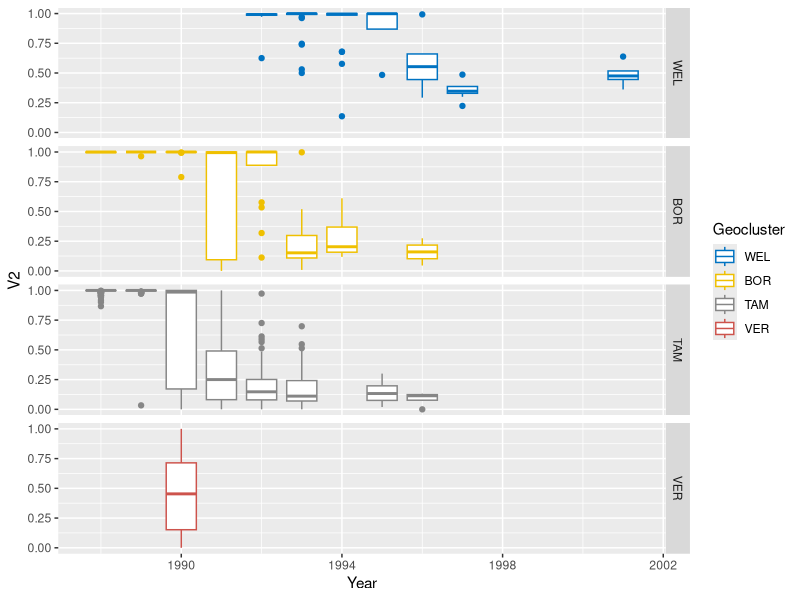
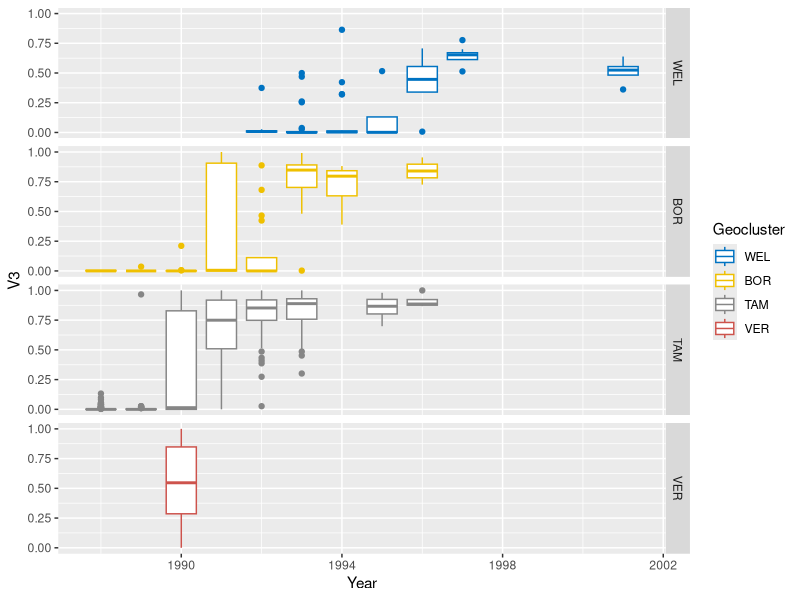
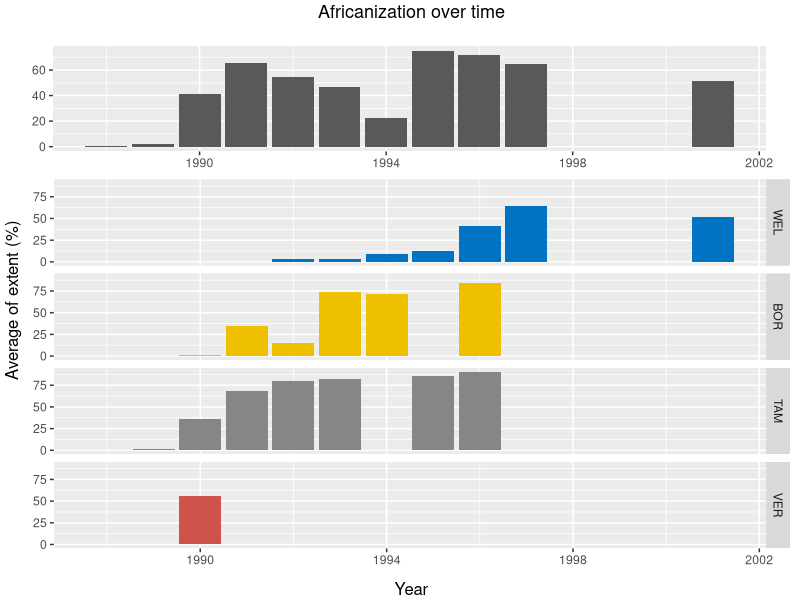
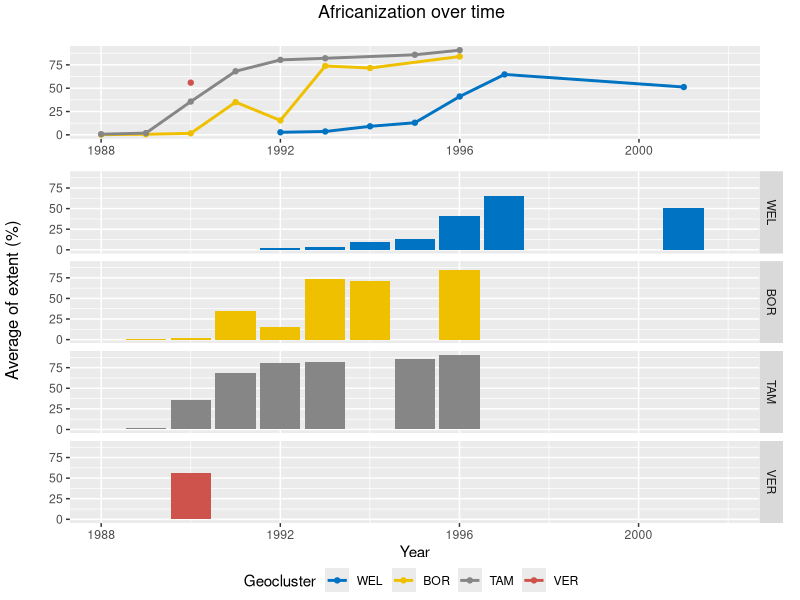

Write R code to recreate these figures, in order.
###########################################################################################
##                                                                                       ##   
## Author: Sherry Lin                                                                    ##
## Student ID: u6890762                                                                  ##
## Project: evolution of bee viruses                                                     ##
## Purpose: plotting how the bee genetic background (africanization) change over time    ##
## Version: 15                                                                           ##
## Date: 22/09/20                                                                        ##
##                                                                                       ##
###########################################################################################

library(ggplot2) #ggplot()+geom_boxplot(), geom_bar(), geom_line, geom_point()
library(ggsci) #scale_color_jco() / scale_fill_jco(): color in Journal of Clinical Oncology
library(ggpubr) #ggarrange(): make multiple ggplots into one / annotate_figure()
library(dplyr) #group_by(): groups a dataframe based on certain fields / summarise()


rm(list = ls())

africanized <- read.table("00_k2.txt")                                                                                      
names(africanized)[1] <- "ID"                                                                                            
africanized$ID <- as.character(africanized$ID)                                                                           
africanized$ID[759] <- "334183"    

data <- read.csv("00_seq_info.csv")
names(data)[1] <- "ID"
data <- merge(data, africanized, by = "ID")
data$Geocluster <- factor(data$Geocluster, level=c("WEL","BOR","TAM","VER")) 

# figure out which of the columns most likely corresponds to higher levels of African introgression
E1 <- ggplot(data,aes(x=Year,y=V2,group=Year,color=Geocluster))+
  geom_boxplot()+ facet_grid(rows=vars(Geocluster))+scale_color_jco();E1
E2 <- ggplot(data,aes(x=Year,y=V3,group=Year,color=Geocluster))+
  geom_boxplot()+ facet_grid(rows=vars(Geocluster))+scale_color_jco();E2

# according to E1 & E2, Extent2 most likely corresponds to higher levels of African introgression                                                                                                                        
data <- read.csv('new_data.csv')
data.1 <- data[ ,c(4,19,42)] %>% group_by(Year,Geocluster) %>% summarise_all(mean,na.rm=T)
data.2 <- data[ ,c(4,42)] %>% group_by(Year) %>% summarise_all(mean,na.rm=T)
data.1$Geocluster <- factor(data.1$Geocluster, level=c("WEL","BOR","TAM","VER"))


## BAR CHART
p1 <- ggplot(data.1, aes(x=Year, y=Afr.Extent, fill=Geocluster))+                                      
  geom_bar(stat = "identity")+                                                                                           
  facet_grid(rows=vars(Geocluster))+
  theme(axis.title = element_blank(),legend.position = "none",plot.margin=unit(c(-0.5,0.5,0.5,0.5),"lines"))+
  scale_fill_jco()                                    
                                                                                                                         
p2 <- ggplot(data.2, aes(x=Year, y=Afr.Extent))+                   
  geom_bar(stat = "identity")+
  labs(subtitle='',x="",y="")+
  theme(plot.margin = unit(c(0,1.7,0,-0.5),"lines"))
                                                                                                                         
                                                                                                                         
pAfr <- ggarrange(p2,p1,nrow=2,heights=c(0.3, 0.7))

pAfr <- annotate_figure(pAfr,top=text_grob("Africanization over time",size=13),
                        bottom=text_grob("Year"),
                        left = text_grob("Average of extent (%)",rot = 90),)
pAfr
                                                                                                                         

## LINE+BAR CHART
p3 <- ggplot(data.1, aes(x=Year, y=Afr.Extent, fill=Geocluster))+                                      
  geom_bar(stat = "identity")+
  labs(x='Year',y='')+
  facet_grid(rows=vars(Geocluster))+
  xlim(c(1988,2002))+
  scale_fill_jco()                                    

p4 <- ggplot(data.1, aes(x=Year, y=Afr.Extent, group=Geocluster, color=Geocluster))+                   
  geom_line(size=1)+
  labs(subtitle='')+
  geom_point()+
  xlim(c(1988,2002))+
  theme(axis.title = element_blank(),plot.margin = unit(c(0,2,0,1.3),"lines"))+
  scale_color_jco()                                  


pAfr.1 <- ggarrange(p4,p3+theme(plot.margin=margin(t=10,l=5,r=12)),nrow=2,heights=c(0.25, 0.75),common.legend=T,legend="bottom")
pAfr.1 <- annotate_figure(pAfr.1,top=text_grob("Africanization over time",size=13),
                        left = text_grob("Average of extent (%)",rot = 90),)
pAfr.1

